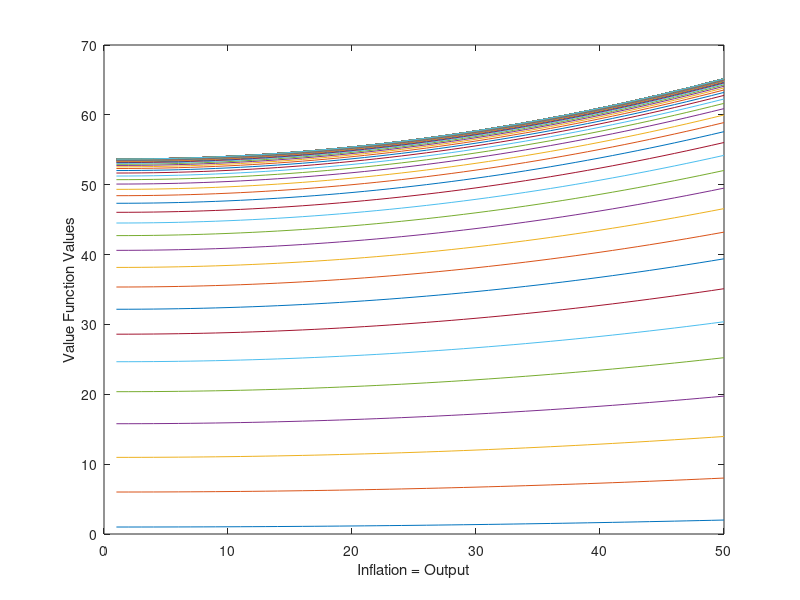
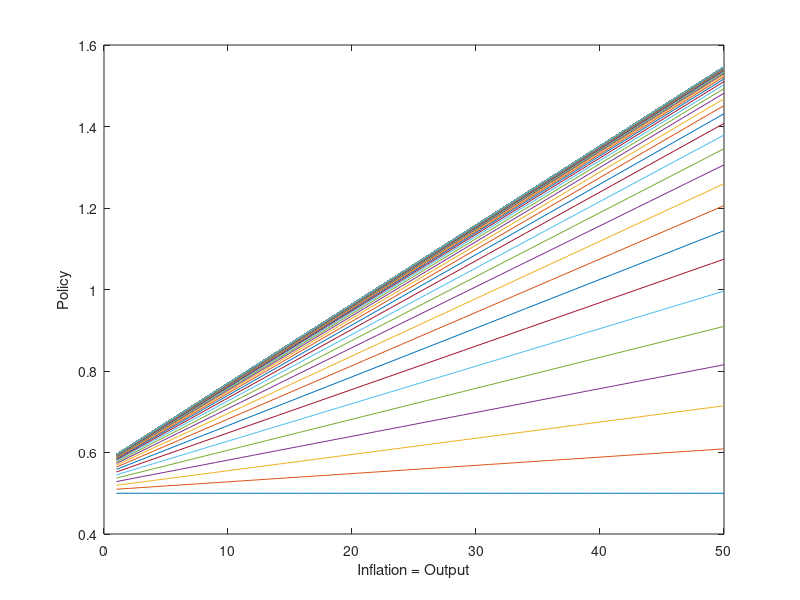
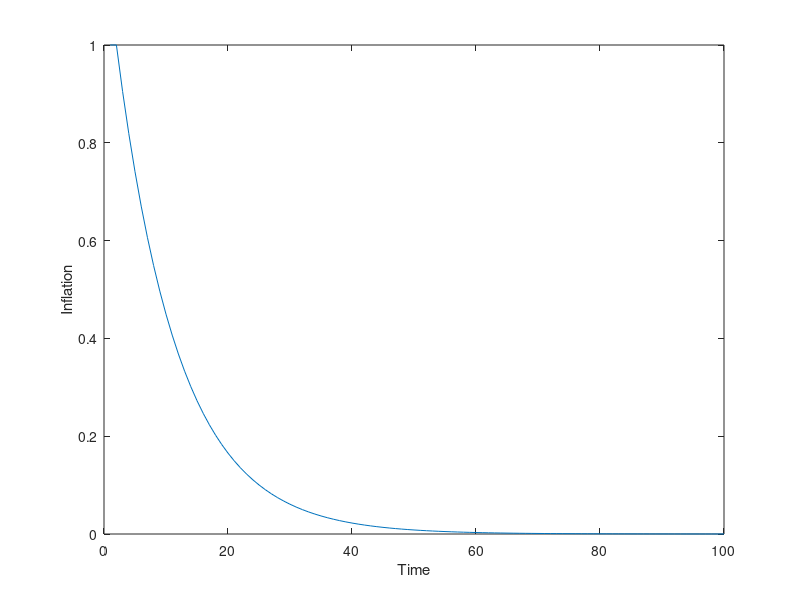
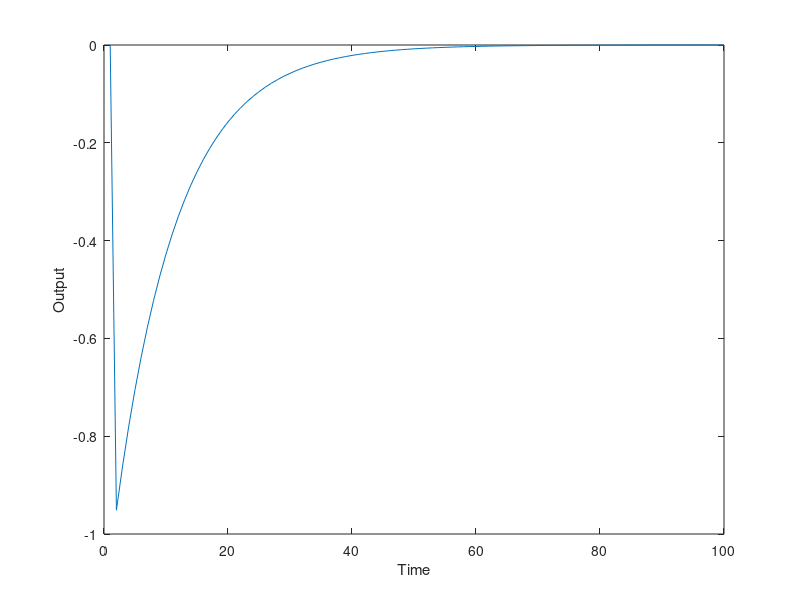

These figures' MATLAB source, in order:
% this is value function iteration based on Ellison notes

beta = 1;

Q=zeros(1,1);
R=zeros(2,2);
A=zeros(2,2);
B=zeros(2,1);
Q(1,1)=0;
R(1,1)=1;
R(1,2)=0;
R(2,1)=0;
R(2,2)=1;
A(1,1)=1;
A(1,2)=0.1;
A(2,1)=0;
A(2,2)=0.5;
B(1,1)=0;
B(2,1)=-1;

d=1;
i=0;
P0=-0.000001*eye(2);

% store value function

Vals   = zeros(50,17);
Policy = zeros(50,17);

mat1 = linspace(0,1,50); % inflation
mat2 = linspace(1,1,50); % output

while d > 1e-10

	P1=R+beta*A'*P0*A-(beta*A'*P0*B)*(inv(Q+beta*B'*P0*B))*(beta*B'*P0*A);
	Pd=P1-P0;
	d=max(abs(Pd));
	d=max(d');
	P0=P1;

	i=i+1;

	% compute value function

	Vals(:,i) = P0(1,1)*(mat1.^2) + P0(2,2)*(mat2.^2) + 2*P0(1,2)*mat1*mat2';

	% compute policy

	F=-inv(Q+beta*B'*P0*B)*(beta*B'*P0*A);

	Policy(:,i) = F(1,1)*mat1 +F(1,2)*mat2;


end

P=P0;

F=-inv(Q+beta*B'*P*B)*(beta*B'*P*A);

% % create inflation and output

% plot value function

figure
plot(Vals)
xlabel('Inflation = Output')
ylabel('Value Function Values')

figure
plot(Policy)
xlabel('Inflation = Output')
ylabel('Policy')

% so now we can compute optimal policy for given parameters

time = 100;

%initial Values
infl = zeros(100,1);
y    = zeros(100,1);
r    = zeros(100,1);


infl(1,1) = 1;
y(1,1)    = 0;

for t = 2:time

	r(t-1) = F(1,1)*infl(t-1,1) + F(1,2)*y(t-1,1);

	infl(t,1) = infl(t-1,1) + 0.1*y(t-1,1);

	y(t,1) = 0.5*y(t-1,1) - r(t-1,1);

end

%plot stuff

figure
plot(infl)
xlabel('Time')
ylabel('Inflation')

figure
plot(y)
xlabel('Time')
ylabel('Output')

figure
plot(r)
xlabel('Time')
ylabel('Interest Rate')

